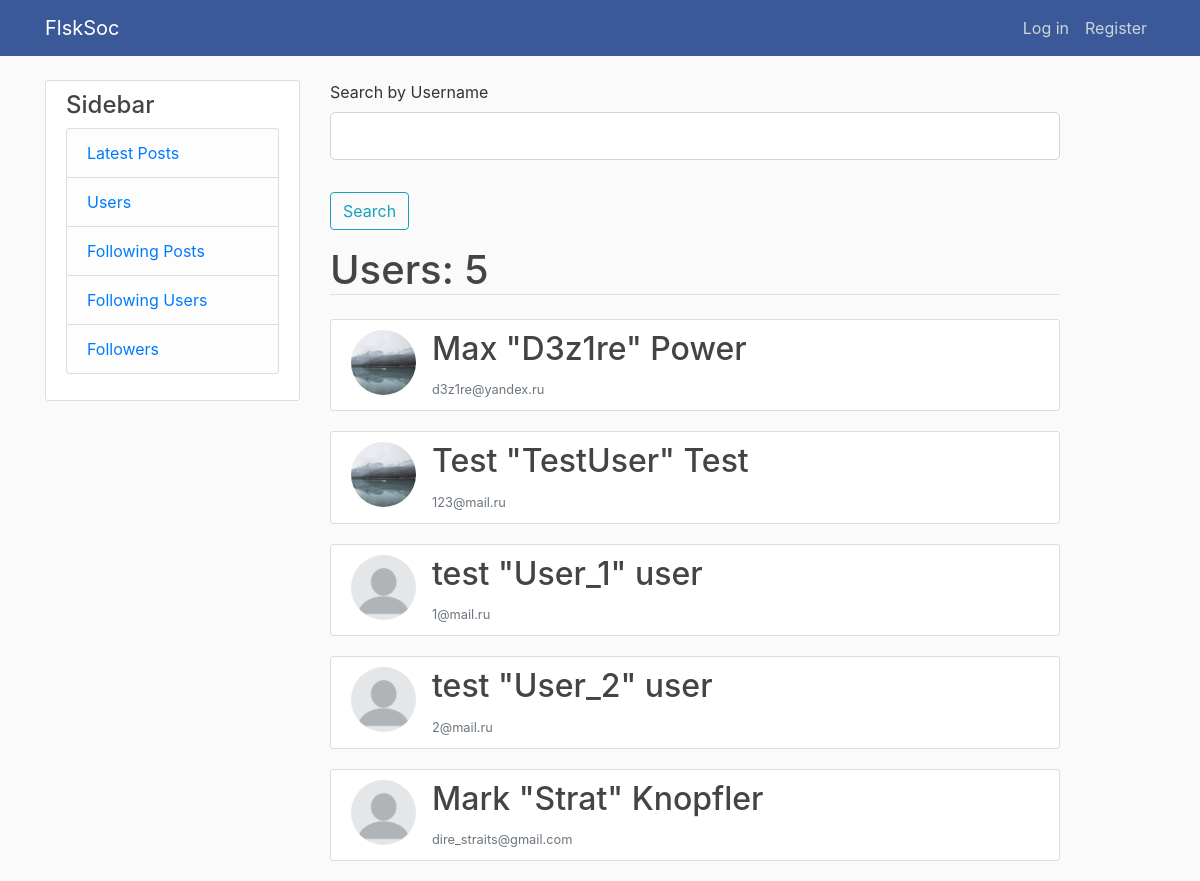
/users, run on an earlier commit of the app's database.
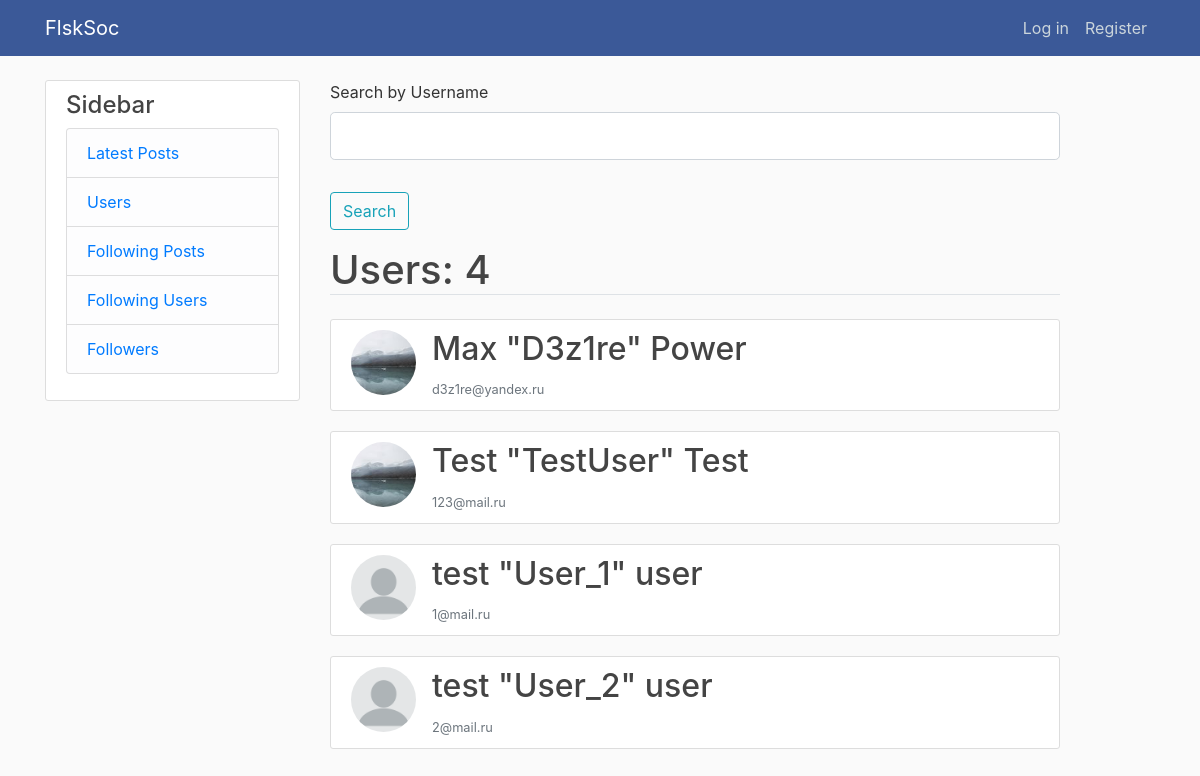
And on a later commit of the database.
### data/user.py (models this page shows, shortened)
class User(SqlAlchemyBase, UserMixin, SerializerMixin):
    __tablename__ = 'users'
    id = sqlalchemy.Column(sqlalchemy.Integer, primary_key=True, autoincrement=True)
    username = sqlalchemy.Column(sqlalchemy.String, nullable=False)
    name = sqlalchemy.Column(sqlalchemy.String, nullable=True)
    surname = sqlalchemy.Column(sqlalchemy.String, nullable=True)
    email = sqlalchemy.Column(sqlalchemy.String, index=True, unique=True, nullable=False)
    hashed_password = sqlalchemy.Column(sqlalchemy.String, nullable=True)
    created_date = sqlalchemy.Column(sqlalchemy.DateTime, default=datetime.datetime.now)
    image_file = sqlalchemy.Column(sqlalchemy.String, nullable=False, default='default.png')
    posts = orm.relation("Post", back_populates='user')

### users.py (the view)
@users.route('/users', methods=['GET', 'POST'])
def show_users():
    form = SearchByUsernameForm()
    session = db_session.create_session()
    if form.validate_on_submit():
        if form.username.data:
            search = '%{}%'.format(form.username.data)
            users = session.query(User).filter(User.username.like(search)).all()
            return render_template('users.html', title='Users', form=form, users=users, users_c=len(users))
    users = session.query(User).all()
    return render_template('users.html', title='Users', users=users, users_c=len(users), form=form)

### data/search.py
class SearchByUsernameForm(FlaskForm):
    username = StringField('Search by Username')
    submit = SubmitField('Search')

### data/db_session.py (called while the page is built)
def create_session() -> Session:
    global __factory
    return __factory()

### templates/users.html (shortened to what this page needs)
{% extends "base.html" %}
{% block content %}
    <form action="" method="post">
            <fieldset class="form-group">
                <div class="form-group">
                    {{ form.username.label(class="form-control-label") }}
                    {% if form.username.errors %}
                        {{ form.username(class="form-control form-control-lg is-invalid") }}
                        <div class="invalid-feedback">
                            {% for error in form.username.errors %}
                                <span>{{ error }}</span>
                            {% endfor %}
                        </div>
                    {% else %}
                        {{ form.username(class="form-control form-control-lg") }}
                    {% endif %}
                </div>
            </fieldset>
            <div class="form-group">
                {{ form.submit(class="btn btn-outline-info") }}
            </div>
        </form>
    <h1 class="border-bottom mb-4">Users: {{ users_c }}</h1>
{% for user in users %}
    <article class="media content-section">
        <img class="rounded-circle article-img" src="{{ url_for('static', filename='profile_pics/' + user.image_file) }}">
        <div class="media-body">
            <h2><a class="article-title" href="/user/{{ user.id }}">{{ user.name }} "{{ user.username }}" {{ user.surname }}</a></h2>
            <small class="text-muted">{{ user.email }}</small>
        </div>
    </article>
{% endfor %}
{% endblock %}

### templates/base.html (shortened to what this page needs)
<!DOCTYPE html>
<html lang="en">
<head>
    <link rel="stylesheet" href="https://stackpath.bootstrapcdn.com/bootstrap/4.4.1/css/bootstrap.min.css"
>
    <link rel="stylesheet" type="text/css" href="../static/css/style.css"/>
</head>
<body>
    <header class="site-header">
      <nav class="navbar navbar-expand-md navbar-dark fixed-top" style="background-color: #3B5998">
        <div class="container">
          <a class="navbar-brand mr-4" href="/">FlskSoc</a>
          <div class="collapse navbar-collapse" id="navbarToggle">
            <div class="navbar-nav">
              {% if current_user.is_authenticated %}
                <a class="nav-item nav-link" href="/user/{{ current_user.id }}">{{ current_user.username }}</a>
                <a class="nav-item nav-link" href="/logout">Log out</a>
              {% else %}
                <a class="nav-item nav-link" href="/login">Log in</a>
                <a class="nav-item nav-link" href="/register">Register</a>
              {% endif %}
            </div>
          </div>
        </div>
      </nav>
    </header>
<main role="main" class="container">
      <div class="row">
        <div class="col-md-3">
          <div class="content-section">
            <h4>Sidebar</h4>
              <ul class="list-group">
                <li class="list-group-item list-group-item-light"><a href='/'>Latest Posts</a></li>
                <li class="list-group-item list-group-item-light"><a href='/users'>Users</a></li>
                <li class="list-group-item list-group-item-light"><a href='/f'>Following Posts</a></li>
                <li class="list-group-item list-group-item-light"><a href='/following'>Following Users</a></li>
                <li class="list-group-item list-group-item-light"><a href='followers'>Followers</a></li>
              </ul>
          </div>
        </div>
        <div class="col-md-8">
          {% block content %}{% endblock %}
        </div>
      </div>
    </main>
</body>
</html>

### static/css/style.css (style rules this page uses)
body { background: #fafafa; color: #333333; margin-top: 5rem; }
h1, h2, h3, h4, h5, h6 { color: #444444; }
.site-header .navbar-nav .nav-link { color: #cbd5db; }
.content-section { background: #ffffff; padding: 10px 20px; border: 1px solid #dddddd; border-radius: 3px; margin-bottom: 20px; }
.article-title { color: #444444; }
.article-img { height: 65px; width: 65px; margin-right: 16px; }

What changed in the data, as far as the page shows it:
removed User: image_file (placeholder picture), name "Mark", username "Strat", surname "Knopfler", email "dire_straits@gmail.com"
Also different on the page:
{{ users_c }}: "5" → "4"
